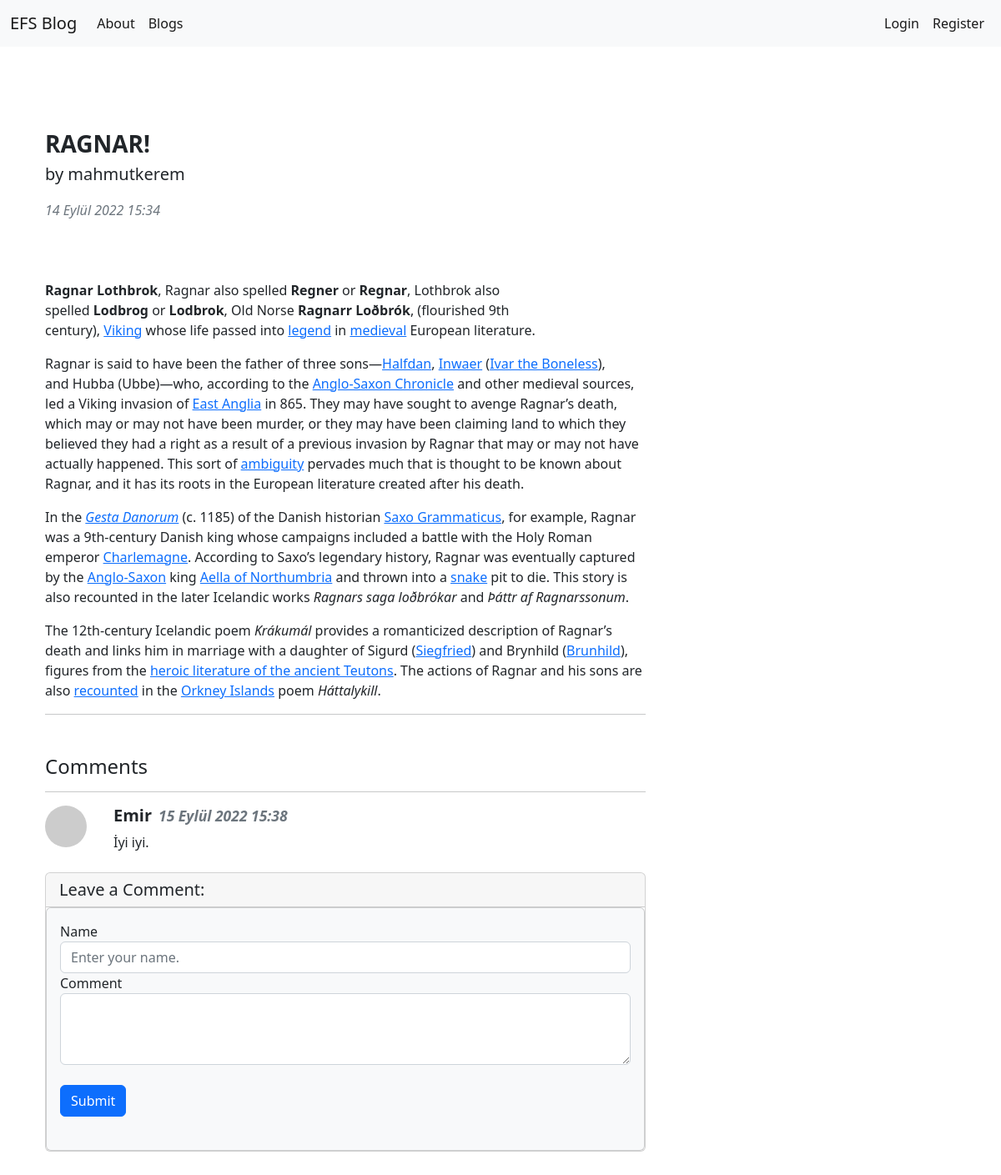
Before: /blogs/blog/30 with the older database file.
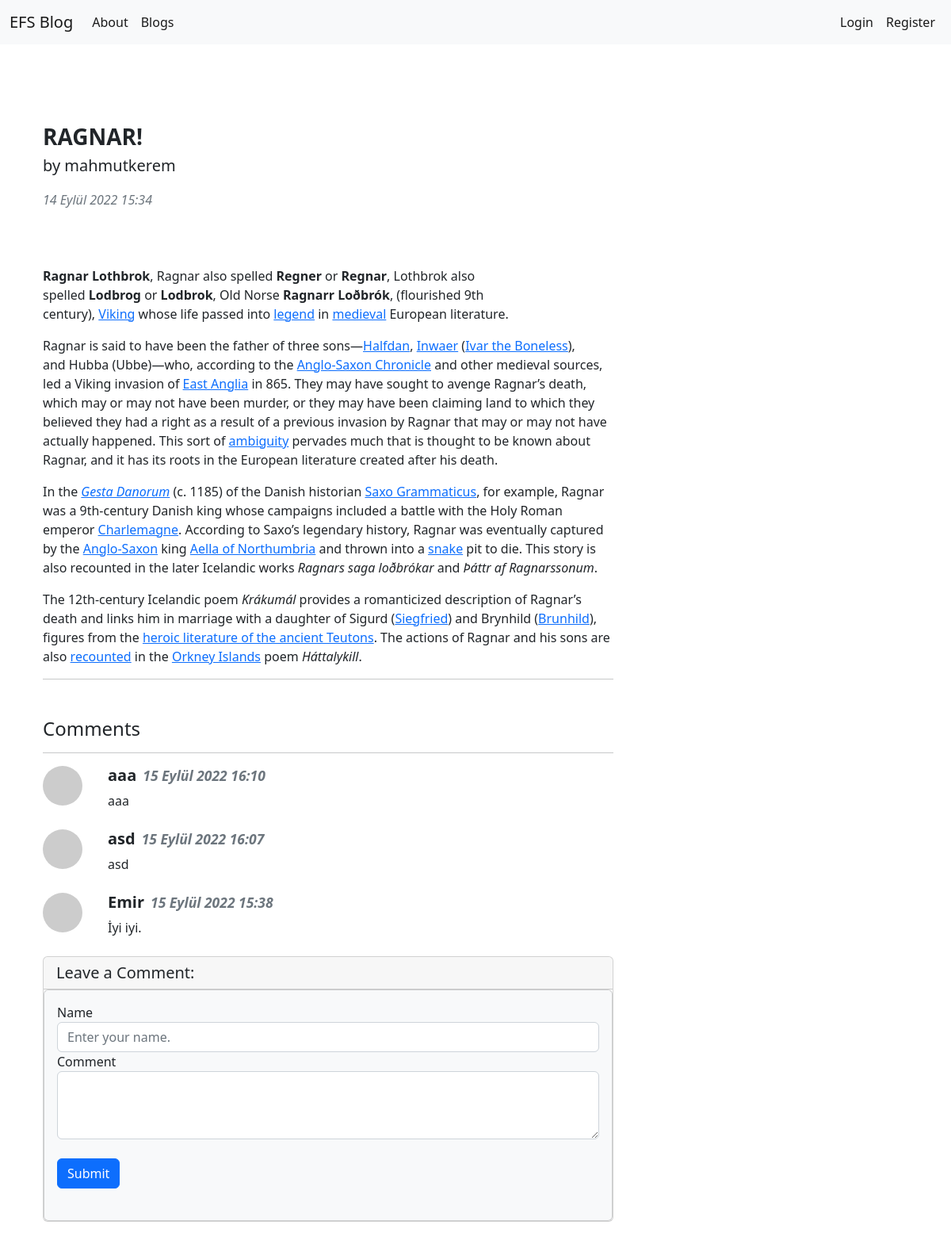
After: the same page with the newer database file.
### article/models.py (models this page shows, shortened)
class Comment(models.Model):
    article = models.ForeignKey(Article,on_delete= models.CASCADE,verbose_name= "Blog",related_name="comments")
    comment_author = models.CharField(max_length= 50,verbose_name="Name")
    comment_content = models.CharField(max_length=200,verbose_name="Comment")
    comment_date = models.DateTimeField(auto_now_add= True,verbose_name="Date")
    class Meta:
        ordering = ['-comment_date']

### article/views.py (the view)
# urls.py: path('blog/<int:id>',views.detail,name = "detail"),
def detail(request,id):
    article = get_object_or_404(Article,id = id)
    comments = article.comments.all()
    return render(request,"detail.html",{"article":article,"comments":comments})

### templates/detail.html (shortened to what this page needs)
{% extends 'layout.html' %}
{% block body %}
<div class="container mt-5">
    <div class="row">
        <div class="col-lg-8">
            <article>
                <header class="mb-4">
                    <h3 class="fw-bolder mb-1">{{article.title}}</h3>
                    <p class ="lead">
                        by {{article.author.username}}
                    </p>
                    <div class="text-muted fst-italic mb-2">{{article.created_date}}</div>
                </header>
                <section class="mb-5">
                    <p class="fs-5 mb-4">
                        {{article.content|safe}}
                    </p>
                    <hr>
                </section>
            </article>
            <h4>Comments</h4>
            <hr>
            {% if comments %}
            {% for comment in comments %}
                <div class="d-flex">
                    <div class="flex-shrink-0">
                        <img class="d-flex me-3 rounded-circle" src="https://dummyimage.com/50x50/ced4da/6c757d.jpg" alt="..." />
                    </div>
                    <div class="flex grow-1 ms-3">
                        <h5 class="fw-bold">{{comment.comment_author}}<small class ="ms-2 text-muted"><i>{{comment.comment_date}}</i></small></h5>
                        {{comment.comment_content}}
                    </div>
                </div>
                <br>
            {% endfor %}
            {% else %}
            <div class = "alert alert-danger">
                There is no comments on this blog. Would you like to become the first one to write?
            </div>
            {% endif %}
            <div class="card mb-5">
                <h5 class ="card-header"> Leave a Comment:</h5>
                <div class="card bg-light">
                    <div class="card-body">
                        <form class="mb-4" method = "post" action ="{% url 'article:comment' article.id %}">
                                <div class="form-group">
                                  <label for="formGroupExampleInput">Name</label>
                                  <input name = "comment_author" type="text" class="form-control" id="formGroupExampleInput" placeholder="Enter your name.">
                                </div>
                            <div class ="form-group">
                                <label for="formGroupExampleInput">Comment</label>
                                <textarea name="comment_content" class="form-control" rows="3"></textarea>
                            </div>
                            <br>
                            <button type="submit" class="btn btn-primary">Submit</button>
                        </form>
                    </div>
                </div>
            </div>
        </div>
    </div>
</div>
{% endblock body %}

Changed rows visible on the page:
added Comment: comment_author "aaa", comment_date "15 Eylül 2022 16:10", comment_content "aaa"
added Comment: comment_author "asd", comment_date "15 Eylül 2022 16:07", comment_content "asd"
